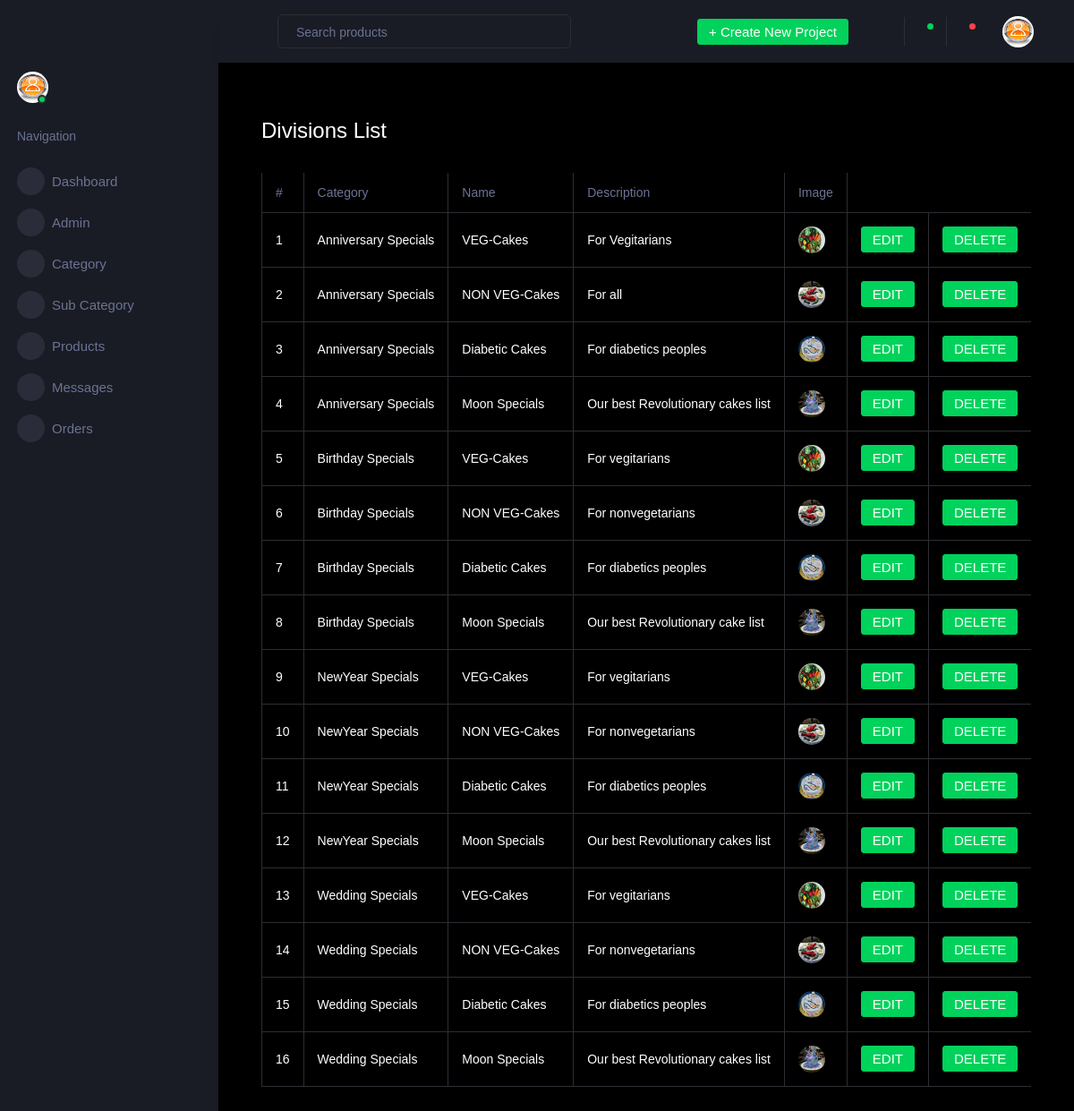
The page /backendapp/divdisp/ on the database its author committed.
### backendapp/models.py (models this page shows)
class divisiondb(models.Model):
    Category = models.CharField(max_length=100, null=True, blank=True)
    subName = models.CharField(max_length=100, null=True, blank=True)
    Description = models.TextField(max_length=100, null=True, blank=True)
    Image = models.ImageField(upload_to="Profile Image", null=True, blank=True)

### backendapp/views.py (the view)
# urls.py: path('divdisp/',views.divdisp,name="divdisp"),
def divdisp(request):
    data = divisiondb.objects.all()
    return render(request, "dividedTable.html", {'data': data})

### backendapp/Templates/dividedTable.html (shortened to what this page needs)
<!DOCTYPE html>
{% extends 'index.html' %}
{% block content %}
<html lang="en">
<head>
</head>
<body>
<div class="card-body">
                    <h4 class="card-title"><h3>Divisions List</h3></h4><br>
                    <div class="table-responsive">
                      <table class="table table-bordered table-contextual">
                        <thead>
                          <tr>
                            <th> # </th>
                            <th> Category </th>
                            <th> Name </th>
                            <th> Description </th>
                              <th>Image</th>
                          </tr>
                        </thead>
                        <tbody>
                        {% for d in data %}
                        <tr>
                            <td>{{d.id}}</td>
                            <td>{{d.Category}}</td>
                            <td>{{d.subName}}</td>
                            <td>{{d.Description}}</td>
                            <td>
                            <img src="{{ d.Image.url}}">
                            </td>
                            <td>
                                <form action="{% url 'divEdit' dataid=d.id %}">
                                    <button type="submit" class="btn btn-success">EDIT</button>
                                </form>
                            </td>
                            <td>
                                <form action="{% url 'divDelete' dataid=d.id %}">
                                    <button type="submit" class="btn btn-success">DELETE</button>
                                </form>
                            </td>
                          </tr>
                        {% endfor %}
                        </tbody>
                      </table>
                    </div>
                  </div>
</body>
</html>
{% endblock %}

### backendapp/Templates/index.html (shortened to what this page needs)
<!DOCTYPE html>
{% load static %}
<html lang="en">
  <head>
    <link rel="stylesheet" href="{% static 'assets/vendors/mdi/css/materialdesignicons.min.css' %}">
    <link rel="stylesheet" href="{% static 'assets/vendors/css/vendor.bundle.base.css' %}">
    <link rel="stylesheet" href="{% static 'assets/vendors/jvectormap/jquery-jvectormap.css' %}">
    <link rel="stylesheet" href="{% static 'assets/vendors/flag-icon-css/css/flag-icon.min.css' %}">
    <link rel="stylesheet" href="{% static 'assets/vendors/owl-carousel-2/owl.carousel.min.css' %}">
    <link rel="stylesheet" href="{% static 'assets/vendors/owl-carousel-2/owl.theme.default.min.css' %}">
    <link rel="stylesheet" href="{% static 'assets/css/style.css' %}">
  </head>
  <body>
    <div class="container-scroller">
      <nav class="sidebar sidebar-offcanvas" id="sidebar">
        <ul class="nav">
          <li class="nav-item profile">
            <div class="profile-desc">
              <div class="profile-pic">
                <div class="count-indicator">
                  <img class="img-xs rounded-circle " src="{% static 'assets/images/1111.jpg' %}" alt="">
                  <span class="count bg-success"></span>
                </div>
              </div>
              <a href="#" id="profile-dropdown" data-toggle="dropdown"><i class="mdi mdi-dots-vertical"></i></a>
            </div>
          </li>
          <li class="nav-item nav-category">
            <span class="nav-link">Navigation</span>
          </li>
          <li class="nav-item menu-items">
            <a class="nav-link" href="index.html">
              <span class="menu-icon">
                <i class="mdi mdi-speedometer"></i>
              </span>
              <span class="menu-title">Dashboard</span>
            </a>
          </li>
           <li class="nav-item menu-items">
            <a class="nav-link" data-toggle="collapse" href="#ui-basic" aria-expanded="false" aria-controls="ui-basic">
              <span class="menu-icon">
                <i class="mdi mdi-laptop"></i>
              </span>
              <span class="menu-title">Admin</span>
              <i class="menu-arrow"></i>
            </a>
          </li>
          <li class="nav-item menu-items">
            <a class="nav-link" data-toggle="collapse" href="#ui-basic1" aria-expanded="false" aria-controls="ui-basic1">
              <span class="menu-icon">
                <i class="mdi mdi-laptop"></i>
              </span>
              <span class="menu-title">Category</span>
              <i class="menu-arrow"></i>
            </a>
          </li>
          <li class="nav-item menu-items">
            <a class="nav-link" data-toggle="collapse" href="#ui-basic3" aria-expanded="false" aria-controls="ui-basic3">
              <span class="menu-icon">
                <i class="mdi mdi-laptop"></i>
              </span>
              <span class="menu-title">Sub Category</span>
              <i class="menu-arrow"></i>
            </a>
          </li>
                    <li class="nav-item menu-items">
            <a class="nav-link" data-toggle="collapse" href="#ui-basic2" aria-expanded="false" aria-controls="ui-basic2">
              <span class="menu-icon">
                <i class="mdi mdi-laptop"></i>
              </span>
              <span class="menu-title">Products</span>
              <i class="menu-arrow"></i>
            </a>
          </li>
          <li class="nav-item menu-items">
            <a class="nav-link" data-toggle="collapse" href="#ui-basic" aria-expanded="false" aria-controls="ui-basic">
              <span class="menu-icon">
                <i class="mdi mdi-laptop"></i>
              </span>
              <span class="menu-title">Messages</span>
              <i class="menu-arrow"></i>
            </a>
          </li>
             <li class="nav-item menu-items">
            <a class="nav-link" data-toggle="collapse" href="#ui-basic" aria-expanded="false" aria-controls="ui-basic">
              <span class="menu-icon">
                <i class="mdi mdi-laptop"></i>
              </span>
              <span class="menu-title">Orders</span>
              <i class="menu-arrow"></i>
            </a>
          </li>
        </ul>
      </nav>
      <div class="container-fluid page-body-wrapper">
        <nav class="navbar p-0 fixed-top d-flex flex-row">
          <div class="navbar-menu-wrapper flex-grow d-flex align-items-stretch">
            <button class="navbar-toggler navbar-toggler align-self-center" type="button" data-toggle="minimize">
              <span class="mdi mdi-menu"></span>
            </button>
            <ul class="navbar-nav w-100">
              <li class="nav-item w-100">
                <form class="nav-link mt-2 mt-md-0 d-none d-lg-flex search">
                  <input type="text" class="form-control" placeholder="Search products">
                </form>
              </li>
            </ul>
            <ul class="navbar-nav navbar-nav-right">
              <li class="nav-item dropdown d-none d-lg-block">
                <a class="nav-link btn btn-success create-new-button" id="createbuttonDropdown" data-toggle="dropdown" aria-expanded="false" href="#">+ Create New Project</a>
              </li>
              <li class="nav-item nav-settings d-none d-lg-block">
                <a class="nav-link" href="#">
                  <i class="mdi mdi-view-grid"></i>
                </a>
              </li>
              <li class="nav-item dropdown border-left">
                <a class="nav-link count-indicator dropdown-toggle" id="messageDropdown" href="#" data-toggle="dropdown" aria-expanded="false">
                  <i class="mdi mdi-email"></i>
                  <span class="count bg-success"></span>
                </a>
              </li>
              <li class="nav-item dropdown border-left">
                <a class="nav-link count-indicator dropdown-toggle" id="notificationDropdown" href="#" data-toggle="dropdown">
                  <i class="mdi mdi-bell"></i>
                  <span class="count bg-danger"></span>
                </a>
              </li>
              <li class="nav-item dropdown">
                <a class="nav-link" id="profileDropdown" href="#" data-toggle="dropdown">
                  <div class="navbar-profile">
                    <img class="img-xs rounded-circle" src="{% static 'assets/images/1111.jpg' %}" alt="">
                     <i class="mdi mdi-menu-down d-none d-sm-block"></i>
                  </div>
                </a>
              </li>
            </ul>
          </div>
        </nav>
        <div class="main-panel">
          <div class="content-wrapper">
            {% block content %}{% endblock %}
      </div>
    </div>
  </body>
</html>

### rows shown on the page
divisiondb: id "1", Category "Anniversary Specials", subName "VEG-Cakes", Description "For Vegitarians", Image (picture)
divisiondb: id "2", Category "Anniversary Specials", subName "NON VEG-Cakes", Description "For all", Image (picture)
divisiondb: id "3", Category "Anniversary Specials", subName "Diabetic Cakes", Description "For diabetics peoples", Image (picture)
divisiondb: id "4", Category "Anniversary Specials", subName "Moon Specials", Description "Our best Revolutionary cakes list", Image (picture)
divisiondb: id "5", Category "Birthday Specials", subName "VEG-Cakes", Description "For vegitarians", Image (picture)
divisiondb: id "6", Category "Birthday Specials", subName "NON VEG-Cakes", Description "For nonvegetarians", Image (picture)
divisiondb: id "7", Category "Birthday Specials", subName "Diabetic Cakes", Description "For diabetics peoples", Image (picture)
divisiondb: id "8", Category "Birthday Specials", subName "Moon Specials", Description "Our best Revolutionary cake list", Image (picture)
divisiondb: id "9", Category "NewYear Specials", subName "VEG-Cakes", Description "For vegitarians", Image (picture)
divisiondb: id "10", Category "NewYear Specials", subName "NON VEG-Cakes", Description "For nonvegetarians", Image (picture)
divisiondb: id "11", Category "NewYear Specials", subName "Diabetic Cakes", Description "For diabetics peoples", Image (picture)
divisiondb: id "12", Category "NewYear Specials", subName "Moon Specials", Description "Our best Revolutionary cakes list", Image (picture)
divisiondb: id "13", Category "Wedding Specials", subName "VEG-Cakes", Description "For vegitarians", Image (picture)
divisiondb: id "14", Category "Wedding Specials", subName "NON VEG-Cakes", Description "For nonvegetarians", Image (picture)
divisiondb: id "15", Category "Wedding Specials", subName "Diabetic Cakes", Description "For diabetics peoples", Image (picture)
divisiondb: id "16", Category "Wedding Specials", subName "Moon Specials", Description "Our best Revolutionary cakes list", Image (picture)
